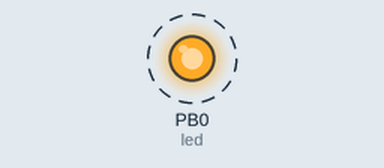
A sketch run on a simulated ATtiny85, built with avr-gcc and run on an emulated ATtiny85. On the bench: output pins drawn as LEDs (lit = HIGH). Dashed ring = blinking. No radio packets arrive unless stated.

Above: at 0.13 s.
Timing chart, 0 to 3.0 s (numbered marks = the images above):
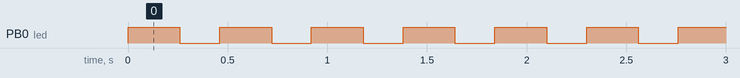

The sketch:

Blink4Attiny85.ino
```cpp
#include <VirtualWire.h> // On inclue la librairie VirtualWire
int led = 0;
char *msg = "0"; // Tableau qui contient notre message


void setup() {
  pinMode(led, OUTPUT);
   vw_setup(2400);        // Initialisation de la librairie VirtualWire Ã  2400 bauds (maximum de mon module)
   vw_set_tx_pin(3);     // On indique que l'on veut utiliser la pin 10 de l'Arduino pour reÃ§evoir
}

void loop() {
  digitalWrite(led, HIGH);   // turn the LED on (HIGH is the voltage level)
  delay(200);
  vw_send((uint8_t *)msg, strlen(msg));
   vw_wait_tx();
    msg[0]++;

  digitalWrite(led, LOW);    // turn the LED off by making the voltage LOW
  delay(200);               // wait for a second
}
```

Measured:
- by itself, PB0 (led): alternates HIGH for 0.26 s and LOW for 0.20 s
